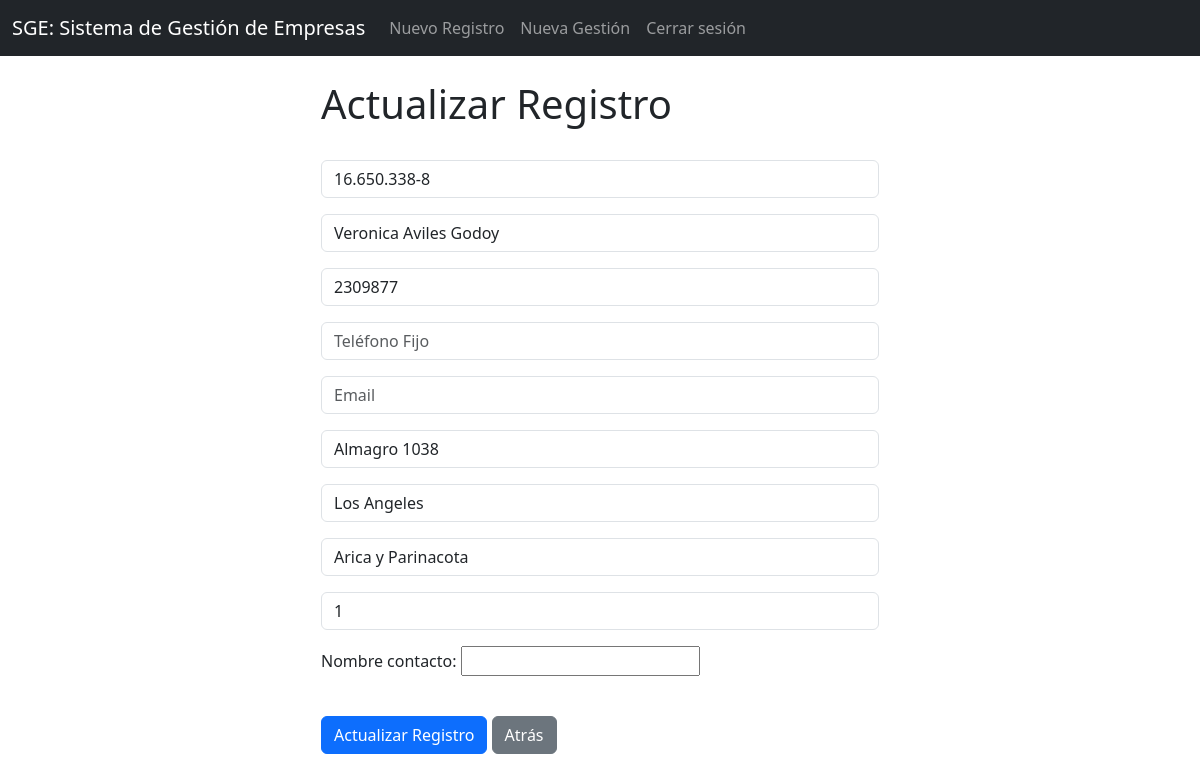
Page /update_record/3 (signed in) on the committed database.
### website/models.py (models this page shows, shortened)
class Empresa(models.Model):
	id_empleador = models.CharField(max_length=15)
	razon_social = models.CharField(max_length=50, null=True)
	celular = models.IntegerField(null=True)
	telefono = models.IntegerField(null=True)
	email =  models.EmailField(max_length=50, null=True)
	direccion =  models.CharField(max_length=100, null=True)
	comuna =  models.CharField(max_length=50, null=True)
	region =  models.CharField(max_length=30, null=True)
	cant_afiliados =  models.PositiveIntegerField(null=True)
	fecha_ultima_actualizacion = models.DateTimeField(auto_now=True, null=True)
	nombre_contacto = models.CharField(max_length=50, null=True)

### website/views.py (the view)
# urls.py: path('update_record/<int:pk>', views.update_record, name='update_record'),
def update_record(request, pk):
	if request.user.is_authenticated:
		current_record = Empresa.objects.get(id=pk)
		form = Formulario_Empresa(request.POST or None, instance=current_record)
		if form.is_valid():
			form.save()
			messages.success(request, "El registro se ha actualizado correctamente!")
			return redirect('inicio')
		return render(request, 'update_record.html', {'form':form})
	else:
		messages.success(request, "Tienes que inciar sesión para hacer eso...")
		return redirect('inicio')

### website/templates/update_record.html (shortened to what this page needs)
{% extends 'base.html' %}
{% block content %}
<div class="col-md-6 offset-md-3">
<h1>Actualizar Registro</h1>
<br/>
<form method="POST">
	{{ form.as_p }}
<br/>
  <button type="submit" class="btn btn-primary">Actualizar Registro</button>
	<a href="{% url 'inicio' %}" class="btn btn-secondary">Atrás</a>
</form>
</div>
{% endblock %}

### rows in the picture
Empresa: id_empleador "16.650.338-8", razon_social "Veronica Aviles Godoy", celular "2309877", direccion "Almagro 1038", comuna "Los Angeles", region "Arica y Parinacota", cant_afiliados "1"
